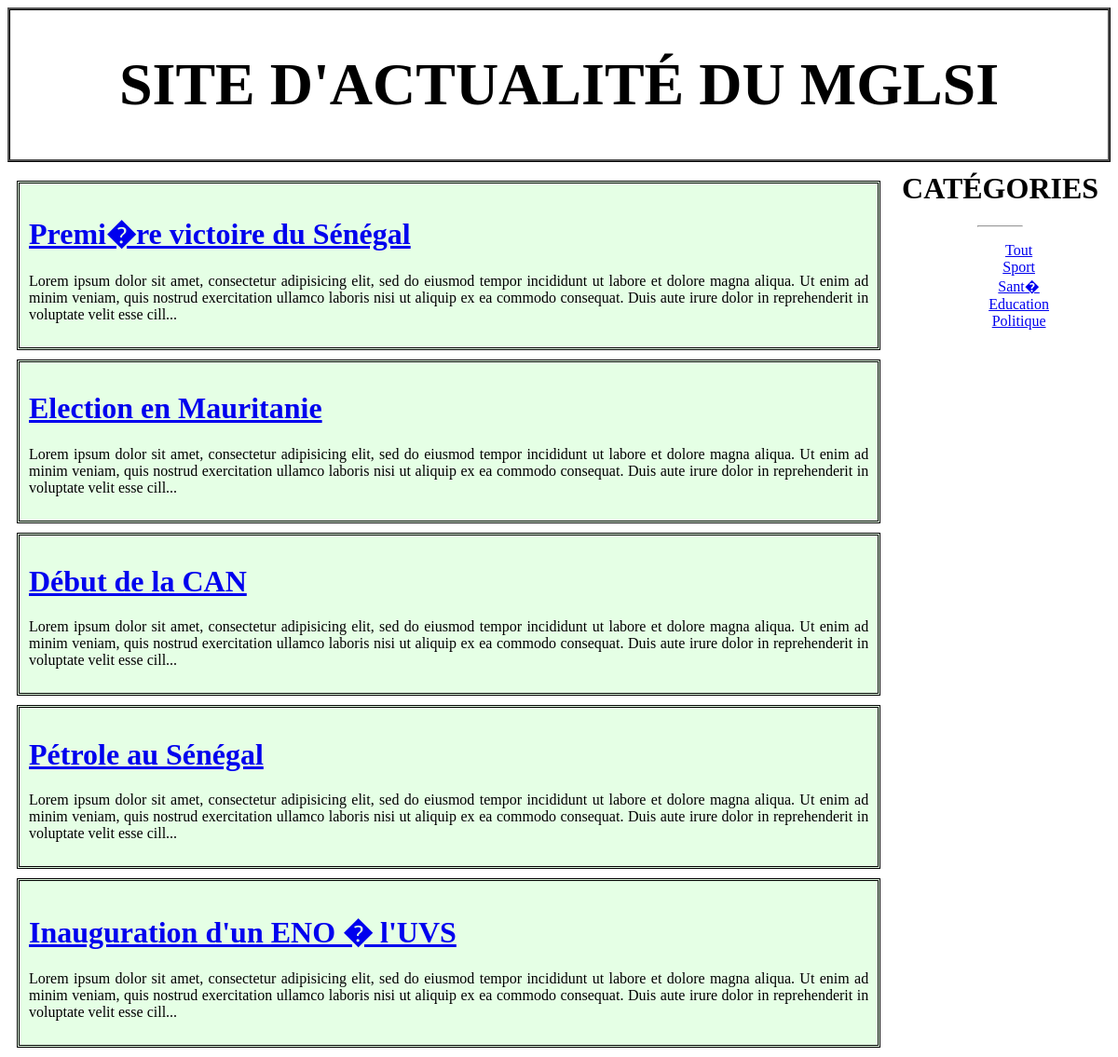
Screenshot of /Views/index.php with the database file from the repository.
### tables this page shows
CREATE TABLE `Article` (
  `id` int(11) NOT NULL AUTO_INCREMENT,
  `titre` varchar(255) DEFAULT NULL,
  `contenu` text DEFAULT NULL,
  `dateCreation` datetime DEFAULT current_timestamp(),
  `dateModification` datetime DEFAULT current_timestamp(),
  `categorie` int(11) DEFAULT NULL,
  PRIMARY KEY (`id`),
  KEY `fk_categorie_article` (`categorie`),
  CONSTRAINT `fk_categorie_article` FOREIGN KEY (`categorie`) REFERENCES `Categorie` (`id`)
);

CREATE TABLE `Categorie` (
  `id` int(11) NOT NULL AUTO_INCREMENT,
  `libelle` varchar(20) DEFAULT NULL,
  PRIMARY KEY (`id`)
);

### Model/Data/Connexion.class.php (called while the page is built, shortened)
<?php
class Connexion
{
    private static $connexion;
    private function __construct()
    {
        try
        {
            $user = 'root';
			$password = '';
			$server = 'localhost';
            $dbname = 'mglsi_news;charset=utf8';
            self::$connexion = new PDO('mysql:host='.$server.';dbname='.$dbname, $user, $password, [PDO::ATTR_ERRMODE=>PDO::ERRMODE_EXCEPTION]);
        }
        catch(Exception $e)
        {
            echo 'Une erreur est survenue lors de la connection à la BD => '. $e->getMessage();
            die();
        }
    }
    public static function getConnexion()
    {
        return self::$connexion;
    }
}

### Controller/Controller.php (called while the page is built, shortened)
<?php
require_once('../Model/Data/Connexion.class.php');
require_once('../Model/Entity/Article.class.php');
require_once('../Model/Manager/ArticleManager.class.php');
require_once('../Model/Manager/CategorieManager.class.php');
class Controller
{
    public function __construct()
    {
        $this->connexion = \Connexion::getConnexion();
        $this->articleManager = new \ArticleManager($this->connexion);
        $this->categorieManager = new \CategorieManager($this->connexion);
        $this->allArticles = $this->articleManager->getAll();
        $this->allCategories = $this->categorieManager->getAll();
    }
}

### Model/Manager/ArticleManager.class.php (called while the page is built, shortened)
<?php
class ArticleManager
{
    private $db;
    private function setDb($db)
    {
        $this->db = $db;
    }
    public function getAll()
    {
        $articles = array();
        $request = $this->db->query('SELECT * FROM Article');
        while($data = $request->fetch(PDO::FETCH_ASSOC))
        {
            $articles [] = new Article($data);
        }
        return $articles;
    }
}

### assets/Utilities/HydratationTrait.php (called while the page is built, shortened)
<?php
trait HydratationTrait
{
    private function hydrate(Array $data)
    {
        foreach($data as $key => $value)
        {
            $method = 'set'.ucfirst($key);
        }
    }
}

### Model/Manager/CategorieManager.class.php (called while the page is built, shortened)
<?php
class CategorieManager
{
    private $db;
    private function setDb($db)
    {
        $this->db = $db;
    }
    public function getAll()
    {
        $request = $this->db->query('SELECT * FROM Categorie');
        $data = $request->fetchAll(PDO::FETCH_OBJ);
        return $data;
    }
}

### Model/Entity/Article.class.php (called while the page is built, shortened)
<?php
require_once('../assets/Utilities/HydratationTrait.php');
class Article
{
    private $id;
    private $titre;
    private $contenu;
    public function getId()
    {
        return $this->id;
    }
    public function setId($id)
    {
        $this->id = (int) $id;
    }
    public function getTitre()
    {
        return $this->titre;
    }
    public function setTitre($titre)
    {
        $this->titre = $titre;
    }
    public function getContenu()
    {
        return $this->contenu;
    }
    public function setContenu($contenu)
    {
        $this->contenu = $contenu;
    }
}

### Views/index.php (the view, shortened to what this page needs)
<!DOCTYPE html>
<html lang="en">
<head>
	<link rel="stylesheet" type="text/css" href="assets/css/style.css">
</head>
<body>
    <?php require_once('entete.php');?>
    <div id="contenu">
        <?php
            $controller = new Controller();
            if(!isset($_GET['categorie']))
            {
            $articles = $controller->allArticles;
            if(count($articles) == 0)
                echo "<h1>Aucun article trouvé !</h1>";
            else
                foreach ($articles as $article)
                {?>
                    <div class="article">
                        <h1><a href="article/<?= $article->getId() ?>"><?php echo utf8_decode($article->getTitre()); ?></a></h1>
                        <p><?= substr($article->getContenu(), 0, 300) . '...' ?></p>
                    </div><?php
                }
            }
        ?>
    </div>
    <?php require_once('menu.php'); ?>
</body>
</html>

### Views/entete.php
<?php
require_once("../Controller/Controller.php");
?>
<div id="entete">
	    <h1>Site d'actualité du MGLSI</h1>
</div>

### Views/menu.php
<div id="menu">
	<h1>Catégories</h1><hr width="20%">
	<ul>
		<li><a href="index.php">Tout</a></li>
		<?php
			$controller= new Controller();
			$categories = $controller->allCategories;
			foreach ($categories as $categorie):?>
			<li><a href="categorie/<?= $categorie->id ?>"><?= $categorie->libelle ?></a></li>
		<?php endforeach ?>
	</ul>
</div>

### assets/css/style.css (style rules this page uses)
#entete { font-size: 2em; text-align: center; font-family: "AGENCY FB"; text-transform: uppercase; border: 3px ridge black; margin-bottom: 10px; }
#contenu { float: left; width: 80%; text-align: justify; }
#menu { margin-left: 80%; text-align: center; }
#menu li { list-style-type: none; }
#menu h1 { margin-top: 0px; padding-top: 0px; font-family: "AGENCY FB"; text-transform: uppercase; }
.article { margin: 10px; padding: 10px; border:3px double black; background-color: rgba(0, 255, 0, 0.1); }

### rows the page displays
article: titre "Premi�re victoire du Sénégal", contenu "Lorem ipsum dolor sit amet, consectetur adipisicing elit, sed do eiusmod tempor incididunt ut labore et dolore magna aliqua. Ut enim ad minim veniam, quis nostrud exercitation ullamco laboris nisi ut aliquip ex ea commodo consequat. Duis aute irure dolor in reprehenderit in voluptate velit esse cill"
article: titre "Election en Mauritanie", contenu "Lorem ipsum dolor sit amet, consectetur adipisicing elit, sed do eiusmod tempor incididunt ut labore et dolore magna aliqua. Ut enim ad minim veniam, quis nostrud exercitation ullamco laboris nisi ut aliquip ex ea commodo consequat. Duis aute irure dolor in reprehenderit in voluptate velit esse cill"
article: titre "Début de la CAN", contenu "Lorem ipsum dolor sit amet, consectetur adipisicing elit, sed do eiusmod tempor incididunt ut labore et dolore magna aliqua. Ut enim ad minim veniam, quis nostrud exercitation ullamco laboris nisi ut aliquip ex ea commodo consequat. Duis aute irure dolor in reprehenderit in voluptate velit esse cill"
article: titre "Pétrole au Sénégal", contenu "Lorem ipsum dolor sit amet, consectetur adipisicing elit, sed do eiusmod tempor incididunt ut labore et dolore magna aliqua. Ut enim ad minim veniam, quis nostrud exercitation ullamco laboris nisi ut aliquip ex ea commodo consequat. Duis aute irure dolor in reprehenderit in voluptate velit esse cill"
article: titre "Inauguration d'un ENO � l'UVS", contenu "Lorem ipsum dolor sit amet, consectetur adipisicing elit, sed do eiusmod tempor incididunt ut labore et dolore magna aliqua. Ut enim ad minim veniam, quis nostrud exercitation ullamco laboris nisi ut aliquip ex ea commodo consequat. Duis aute irure dolor in reprehenderit in voluptate velit esse cill"
categorie: libelle "Sport"
categorie: libelle "Sant�"
categorie: libelle "Education"
categorie: libelle "Politique"
